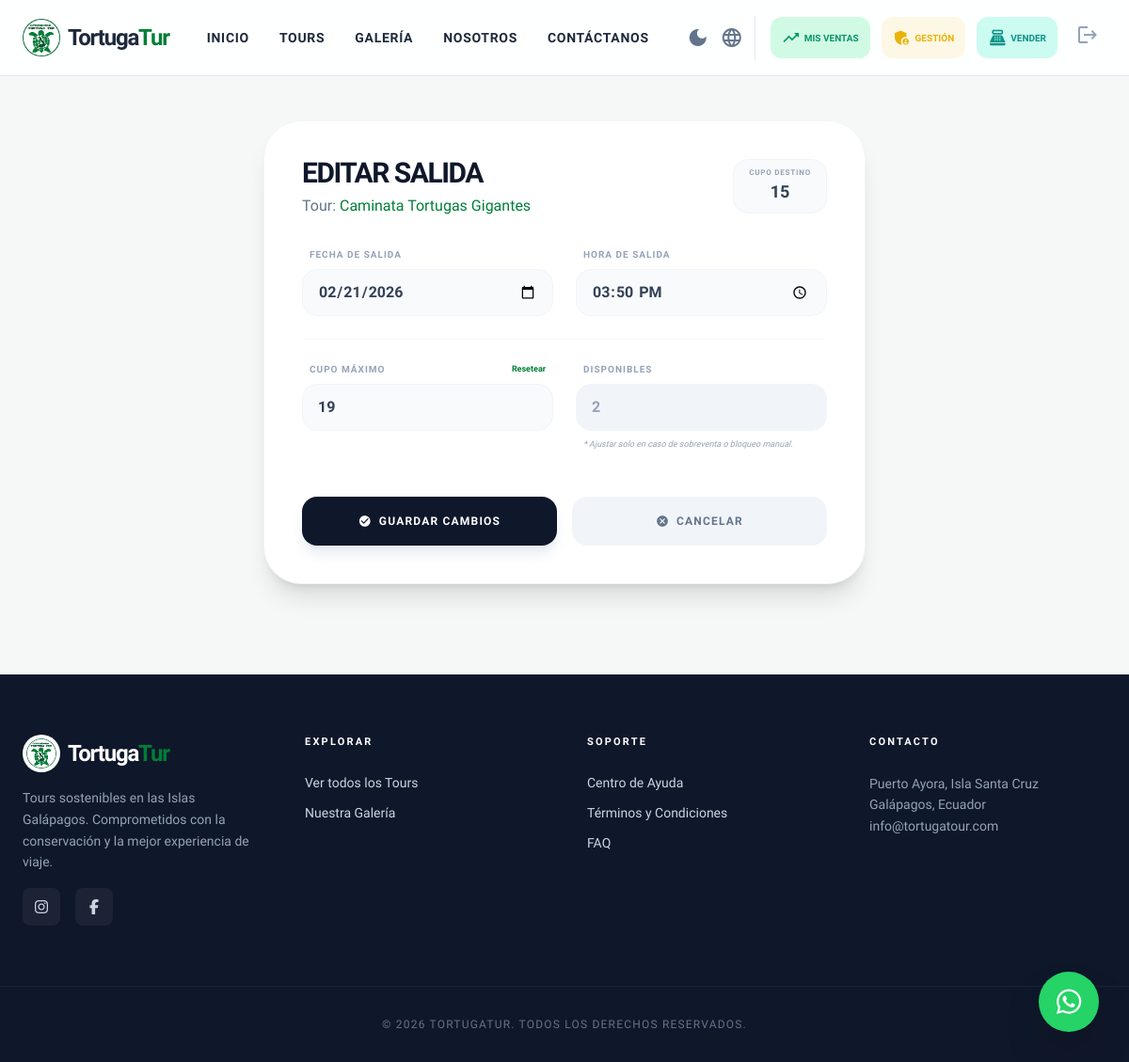
The app's page /panel/salidas/3/editar/ (signed in), older data.
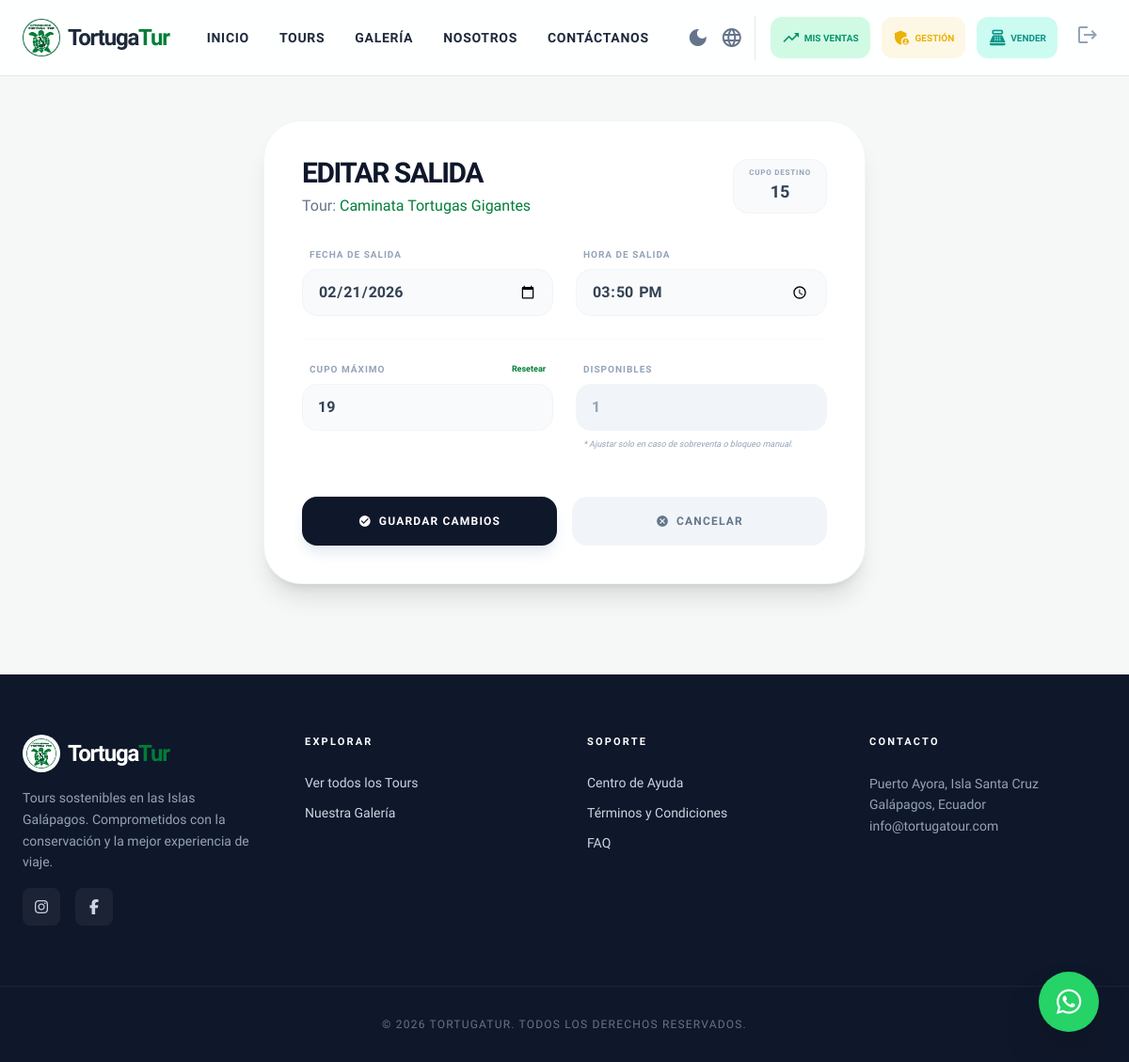
The same page, newer data.
### core/models.py (models this page shows, shortened)
class SalidaTour(models.Model):
    tour = models.ForeignKey(Tour, on_delete=models.CASCADE, related_name="salidas")
    fecha = models.DateField()
    hora = models.TimeField(null=True, blank=True)
    cupo_maximo = models.PositiveIntegerField()
    cupos_disponibles = models.PositiveIntegerField()
    creado_por = models.ForeignKey(User, on_delete=models.SET_NULL, null=True, blank=True, related_name="salidas_creadas")

class Tour(models.Model):
    nombre = models.CharField(max_length=150)
    destino = models.ForeignKey(Destino, on_delete=models.CASCADE, related_name="tours")
    descripcion = models.TextField()
    precio = models.DecimalField(max_digits=8, decimal_places=2)
    precio_adulto = models.DecimalField(max_digits=8, decimal_places=2, default=0, blank=True)
    precio_nino = models.DecimalField(max_digits=8, decimal_places=2, default=0, blank=True)
    lemonsqueezy_variant_id = models.CharField(max_length=50, blank=True, default="")
    cupo_maximo = models.PositiveIntegerField(default=15)
    cupos_disponibles = models.PositiveIntegerField(default=15)

### core/views.py (the view, shortened to what this page needs)
# urls.py: path("panel/salidas/<int:salida_id>/editar/", views.editar_salida, name="editar_salida"),
@login_required
@user_passes_test(es_admin_o_secretaria)
def editar_salida(request, salida_id):
    salida = get_object_or_404(SalidaTour, id=salida_id)
    return render(request, "core/panel/editar_salida.html", {"salida": salida})

### core/context_processors.py (called while the page is built)
def whatsapp_number(request):
    return {"WHATSAPP_NUMBER": getattr(settings, "WHATSAPP_NUMBER", "")}

### core/views.py (called while the page is built)
def es_admin_o_secretaria(user):
    return user.is_staff or user.is_superuser or (user.is_authenticated and user.groups.filter(name="secretaria").exists())

### core/templates/core/panel/editar_salida.html (shortened to what the changed rows need)
{% extends "core/base.html" %}
{% block content %}
<div class="max-w-2xl mx-auto py-12 px-4">
    <div class="bg-white p-10 rounded-[2.5rem] shadow-xl border border-slate-100">
        <div class="mb-8 flex justify-between items-start">
            <div>
                <h1 class="text-3xl font-black text-slate-900 tracking-tighter uppercase leading-none mb-2">Editar Salida</h1>
                <p class="text-slate-500 font-medium">Tour: <span class="text-primary">{{ salida.tour.nombre }}</span></p>
            </div>
            <div class="bg-slate-50 border border-slate-100 px-4 py-2 rounded-2xl text-center">
                <span class="block text-[8px] font-black text-slate-400 uppercase tracking-widest">Cupo Destino</span>
                <span class="text-lg font-black text-slate-700" id="cupo-heredado">{{ salida.tour.destino.cupo_maximo|default:salida.tour.cupo_maximo }}</span>
            </div>
        </div>
        <form method="post" class="space-y-6" id="salida-form">
            <div class="grid grid-cols-1 md:grid-cols-2 gap-6">
                <div>
                    <label class="block text-[10px] font-black uppercase text-slate-400 mb-2 ml-2 tracking-widest">Fecha de Salida</label>
                    <input type="date" name="fecha" value="{{ salida.fecha|date:'Y-m-d' }}"
                           class="w-full bg-slate-50 border-slate-100 rounded-2xl py-3 px-4 font-semibold text-slate-700 focus:ring-2 focus:ring-primary focus:bg-white transition-all">
                </div>
                <div>
                    <label class="block text-[10px] font-black uppercase text-slate-400 mb-2 ml-2 tracking-widest">Hora de Salida</label>
                    <input type="time" name="hora" value="{{ salida.hora|time:'H:i' }}"
                           class="w-full bg-slate-50 border-slate-100 rounded-2xl py-3 px-4 font-semibold text-slate-700 focus:ring-2 focus:ring-primary focus:bg-white transition-all">
                </div>
            </div>
            <div class="grid grid-cols-2 gap-6 border-t border-slate-50 pt-6">
                <div>
                    <div class="flex justify-between items-center mb-2 px-2">
                        <label class="block text-[10px] font-black uppercase text-slate-400 tracking-widest">Cupo Máximo</label>
                        <button type="button" onclick="resetCupo()" class="text-[9px] font-bold text-primary hover:underline">Resetear</button>
                    </div>
                    <input type="number" name="cupo_maximo" id="input-cupo-maximo" value="{{ salida.cupo_maximo }}"
                           class="w-full bg-slate-50 border-slate-100 rounded-2xl py-3 px-4 font-semibold text-slate-700 focus:ring-2 focus:ring-primary focus:bg-white transition-all">
                </div>
                <div>
                    <label class="block text-[10px] font-black uppercase text-slate-400 mb-2 ml-2 tracking-widest">Disponibles</label>
                    <input type="number" name="cupos_disponibles" value="{{ salida.cupos_disponibles }}"
                           class="w-full bg-slate-100 border-slate-100 rounded-2xl py-3 px-4 font-semibold text-slate-400 focus:ring-2 focus:ring-primary focus:bg-white transition-all">
                    <p class="text-[9px] text-slate-400 mt-2 ml-2 italic">* Ajustar solo en caso de sobreventa o bloqueo manual.</p>
                </div>
            </div>
        </form>
    </div>
</div>
{% endblock %}

Row changes from the older to the newer data that the page shows:
changed SalidaTour "Caminata Tortugas Gigantes": cupos_disponibles "2" → "1"
